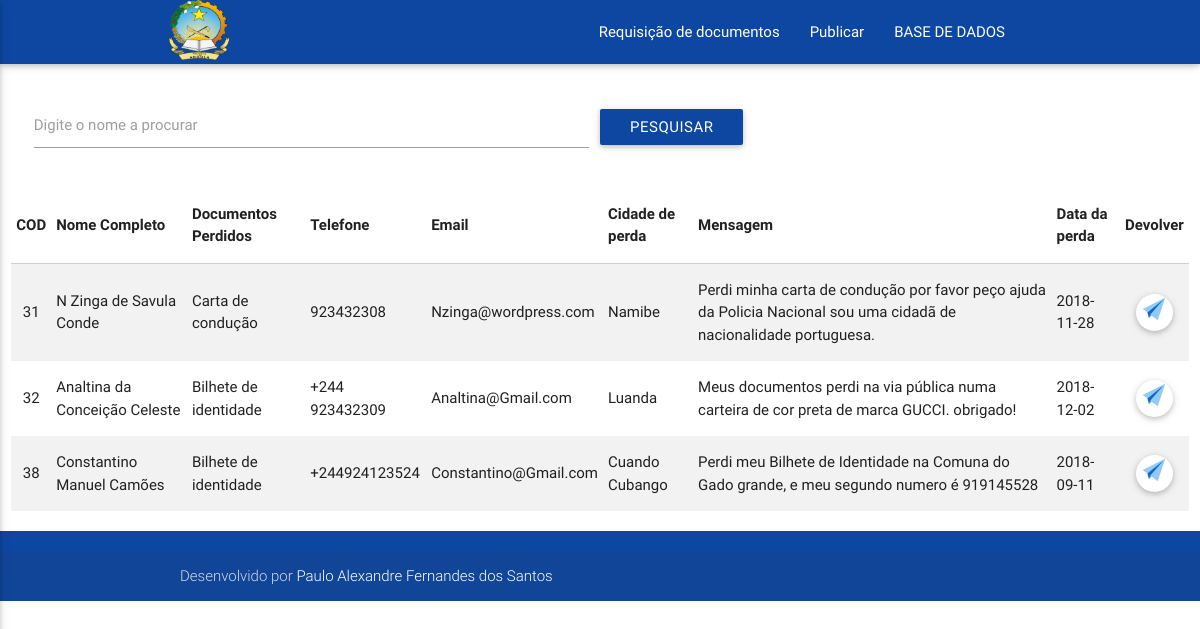
The page /servidor/Server-side/home.php on the database its author committed.
### tables this page shows
CREATE TABLE `perdidos` (
  `id` int(11) NOT NULL,
  `nome` varchar(220) NOT NULL,
  `morada` varchar(220) NOT NULL,
  `doc` varchar(220) NOT NULL,
  `email` varchar(220) NOT NULL,
  `phone` varchar(50) NOT NULL,
  `mensagem` varchar(500) NOT NULL,
  `data` date NOT NULL
);

### servidor/Server-side/home.php (the view, shortened to what this page needs)
<!DOCTYPE html>
<html lang="pt-pt">
  <head>
    <link href="css/materialize.css" type="text/css" rel="stylesheet" media="screen,projection"/>
    <link href="css/style.css" type="text/css" rel="stylesheet" media="screen,projection"/>
  </head>
  <body>
    <div class="navbar-fixed">
      <nav class="blue darken-4" role="navigation">
        <div class="nav-wrapper container"><a id="logo-container" href="" class="brand-logo" ><img src="logo.png" width="60" height="60" class="row hide-on-small-only"></a>
          <ul class="right hide-on-med-and-down">
            <li><a href="" >Requisição de documentos</a></li>
            <li><a href="pub.php">Publicar</a></li>
            <li><a href="BDcard.php">BASE DE DADOS</a></li>
          </ul>
        </div>
      </nav>
    </div>
      <div class="row">
        <div class="col s12">
   <form name="search_form" method="POST" action="" class="col s12" id="form-pesquisa">
        <div class="row">
          <br>
          <div class="input-field col s6">
            <input type="text" name="pesquisa"  class="validate" id="pesquisa">
            <label for="last_name">Digite o nome a procurar</label>
          </div>
          <br>
          <button class="btn blue darken-4 waves-effect waves-light" type="submit" name="busca">Pesquisar</button>
        </div>
      </form>
      <?php
        include_once("conexao.php");
        if (isset($_POST['busca'])):
          if (!empty($_POST['pesquisa'])):
          echo'
             <table class="striped ">
        <thead>
          <tr>
              <th data-field="n" class="center">COD</th>
              <th data-field="nome">Nome Completo </th>
              <th data-field="doc">Documentos Perdidos</th>
              <th data-field="phone">Telefone</th>
              <th data-field="email">Email</th>
              <th data-field="morada">Cidade de perda</th>
              <th data-field="msg">Mensagem</th>
              <th data-field="data">Data da perda</th>
              <th data-field="dv" class="center">Devolver</th>
          </tr>
        </thead>
        <tbody>
          ';
           $pesquisar = filter_input(INPUT_POST, 'pesquisa',FILTER_SANITIZE_STRING);
            $result_pesq = " SELECT * FROM perdidos Where nome LIKE '$pesquisar%'";
            $resultado_pesq = mysqli_query($conn, $result_pesq);
            while ($row_pesq = mysqli_fetch_assoc($resultado_pesq)):
              ?>
              <tr>
                    <td class="center"><?php echo $row_pesq["id"]; ?></td>
                    <td><?php echo $row_pesq["nome"]; ?></td>
                    <td><?php echo $row_pesq["doc"]; ?></td>
                    <td><?php echo $row_pesq["phone"]; ?></td>
                    <td><?php echo $row_pesq["email"]; ?></td>
                    <td><?php echo $row_pesq["morada"]; ?></td>
                    <td><?php echo $row_pesq["mensagem"]; ?></td>
                    <td><?php echo $row_pesq["data"]; ?></td>
                    <td><a href="#modal<?php echo $row_pesq['id']; ?>" class="btn-floating white modal-trigger"><img src="asset/plane.png"></a></td>
                    <div id="modal<?php echo $row_pesq['id']; ?>" class="modal">
                      <div class="modal-content">
                        <h5 class="light" >Tem certeza que deseja devolver esse pedido?</h5>
                      </div>
                      <div class="modal-footer">
                        <a href="" class="btn red">CANCELAR</a>
                        <form action="devolver.php" method="POST">
                          <input type="hidden" name="id" value="<?php echo $row_pesq['id']; ?>">
                          <button type="submit" name="btn_devolver" class="btn indigo darken-4 light">Sim. quero devolver</button>
                        </form>
                      </div>
                    </div>
                </tr>
                <?php endwhile;
                  else:
                    echo '
                     <table class="striped ">
                         <thead>
                           <tr>
                               <th data-field="n" class="center">COD</th>
                               <th data-field="nome">Nome Completo </th>
                               <th data-field="doc">Documentos Perdidos</th>
                               <th data-field="phone">Telefone</th>
                               <th data-field="email">Email</th>
                               <th data-field="morada">Cidade de perda</th>
                               <th data-field="msg">Mensagem</th>
                               <th data-field="data">Data da perda</th>
                               <th data-field="dv" class="center">Devolver</th>
                           </tr>
                          </thead>
                         <tbody>';
            include_once("conexao.php");
            $sqt = "SELECT id,nome, doc,data,phone, email,morada,mensagem FROM perdidos ORDER BY id ASC";
            $results = mysqli_query($conn, $sqt);
            if (mysqli_num_rows($results) > 0):
              while ($fila = mysqli_fetch_array($results)):
          ?>
                <tr>
                    <td class="center"><?php echo $fila["id"]; ?></td>
                    <td><?php echo $fila["nome"]; ?></td>
                    <td><?php echo $fila["doc"]; ?></td>
                    <td><?php echo $fila["phone"]; ?></td>
                    <td><?php echo $fila["email"]; ?></td>
                    <td><?php echo $fila["morada"]; ?></td>
                    <td><?php echo $fila["mensagem"]; ?></td>
                    <td><?php echo $fila["data"]; ?></td>
                    <td class="center"><a href="#modal<?php echo $fila['id']; ?>" class="btn-floating white modal-trigger"><img src="asset/plane.png"></a></td>
                    <div id="modal<?php echo $fila['id']; ?>" class="modal ">
                      <div class="modal-content">
                        <h5 class="light" >Tem certeza que deseja devolver esse pedido?</h5>
                      </div>
                      <div class="modal-footer">
                        <a href="" class="btn red">CANCELAR</a>
                        <form action="devolver.php" method="POST">
                          <input type="hidden" name="id" value="<?php echo $fila['id']; ?>">
                          <button type="submit" name="btn_devolver" class="btn indigo darken-4 light">Sim. quero devolver</button>
                        </form>
                      </div>
                    </div>
                </tr>
          <?php  endwhile;
            else:
              echo '<td class="center">-</td>
                    <td>-</td>
                    <td>-</td>
                    <td>-</td>
                    <td>-</td>
                    <td>-</td>
                    <td>-</td>
                    <td>-</td>
                    <td class="center">-</td>';
          endif; ?>
        <?php endif; ?>
         <?php
          else:
         echo '
                     <table class="striped ">
                         <thead>
                           <tr>
                               <th data-field="n" class="center">COD</th>
                               <th data-field="nome">Nome Completo </th>
                               <th data-field="doc">Documentos Perdidos</th>
                               <th data-field="phone">Telefone</th>
                               <th data-field="email">Email</th>
                               <th data-field="morada">Cidade de perda</th>
                               <th data-field="msg">Mensagem</th>
                               <th data-field="data">Data da perda</th>
                               <th data-field="dv" class="center">Devolver</th>
                           </tr>
                          </thead>
                         <tbody>';
            include_once("conexao.php");
            $sqt = "SELECT id,nome, doc,data,phone, email,morada,mensagem FROM perdidos ORDER BY id ASC";
            $results = mysqli_query($conn, $sqt);
            if (mysqli_num_rows($results) > 0):
              while ($fila = mysqli_fetch_array($results)):
          ?>
                <tr>
                    <td class="center"><?php echo $fila["id"]; ?></td>
                    <td><?php echo $fila["nome"]; ?></td>
                    <td><?php echo $fila["doc"]; ?></td>
                    <td><?php echo $fila["phone"]; ?></td>
                    <td><?php echo $fila["email"]; ?></td>
                    <td><?php echo $fila["morada"]; ?></td>
                    <td><?php echo $fila["mensagem"]; ?></td>
                    <td><?php echo $fila["data"]; ?></td>
                    <td class="center"><a href="#modal<?php echo $fila['id']; ?>" class="btn-floating white modal-trigger"><img src="asset/plane.png"></a></td>
                </tr>
          <?php  endwhile;
                    endif; ?>
       <?php  endif; ?>
        </tbody>
      </table>
        </div>
      </div>
    <footer class="page-footer blue darken-4">
      <div class="footer-copyright">
        <div class="container">
        Desenvolvido por <a class="white-text">Paulo Alexandre Fernandes dos Santos</a>
        </div>
      </div>
    </footer>
  </body>
</html>

### rows shown on the page
perdidos: id "31", nome "N Zinga de Savula Conde", doc "Carta de condução", phone "923432308", email "Nzinga@wordpress.com", morada "Namibe", mensagem "Perdi minha carta de condução por favor peço ajuda da Policia Nacional sou uma cidadã de nacionalidade portuguesa.", data "2018-11-28"
perdidos: id "32", nome "Analtina da Conceição Celeste", doc "Bilhete de identidade", phone "+244 923432309", email "Analtina@Gmail.com", morada "Luanda", mensagem "Meus documentos perdi na via pública numa carteira de cor preta de marca GUCCI. obrigado!", data "2018-12-02"
perdidos: id "38", nome "Constantino Manuel Camões", doc "Bilhete de identidade", phone "+244924123524", email "Constantino@Gmail.com", morada "Cuando Cubango", mensagem "Perdi meu Bilhete de Identidade na Comuna do Gado grande, e meu segundo numero é 919145528", data "2018-09-11"
